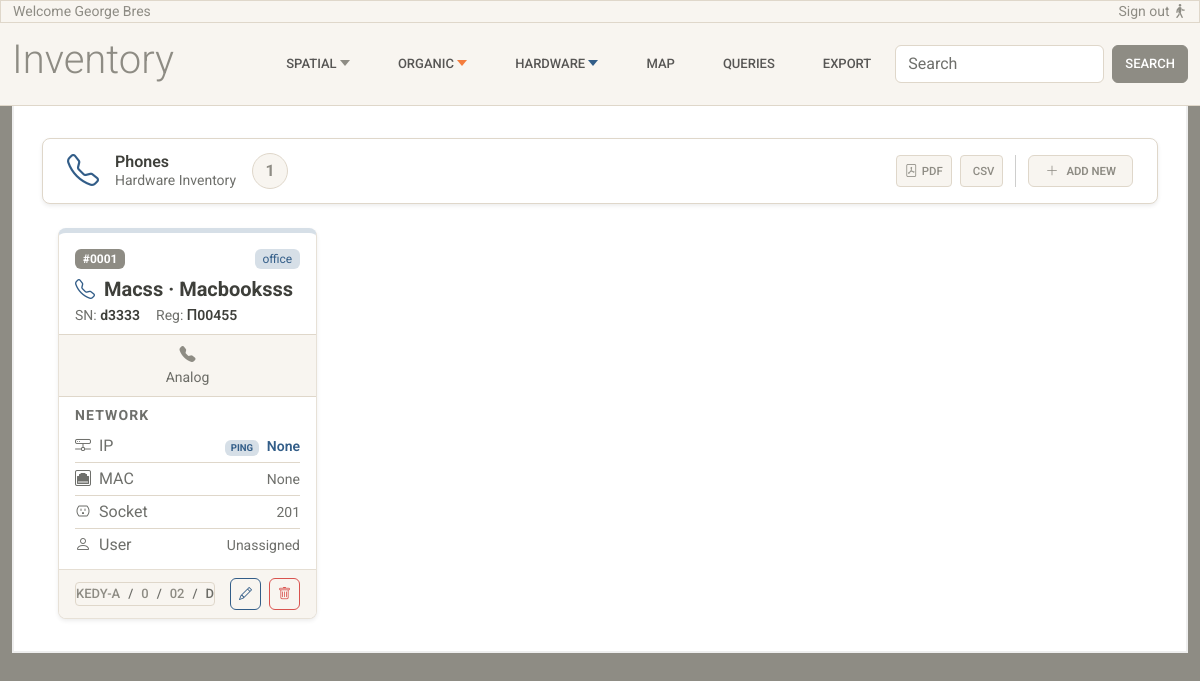
Page /phones/ on the committed database.
### inventory/models.py (models this page shows, shortened)
class Device(LifeCycle):
    USAGE_TYPE_CHOICES = [
        ("office", "Office"),
        ("laboratory", "Laboratory"),
        ("warehouse", "Warehouse"),
    ]
    brand = models.CharField(max_length=100)
    model = models.CharField(max_length=100, blank=True, null=True)
    serial = models.CharField(max_length=100, unique=True)
    registration_code = models.CharField(
        max_length=100,
        unique=True,
        blank=True,
        null=True
    )
    ip_address = models.CharField(max_length=100, blank=True, null=True, unique=True)
    mac_address = models.CharField(max_length=50, blank=True, null=True, unique=True)
    usage_type = models.CharField(max_length=20, choices=USAGE_TYPE_CHOICES)
    space = models.ForeignKey(
        Space,
        null=True,
        blank=True,
        on_delete=models.RESTRICT,
        related_name="devices",
        help_text="Space where this device is located (για κανονικά γραφεία/δωμάτια)"
    )
    common_area = models.ForeignKey(
        "CommonArea",
        null=True,
        blank=True,
        on_delete=models.RESTRICT,
        related_name="devices",
        help_text="Common area where this device is located (για διαδρόμους/κοινόχρηστους χώρους)"
    )
    socket = models.ForeignKey(
        Socket,
        null=True,
        blank=True,
        on_delete=models.SET_NULL,
        related_name="devices",
        help_text="Socket this device is plugged into (optional)"
    )
    class Meta:
        verbose_name = "Device"
        verbose_name_plural = "Devices"

class Phone(Device):
    device_label = "Phone"
    PHONE_TYPE_CHOICES = [
        ("analog", "Analog"),
        ("digital", "Digital"),
    ]
    phone_type = models.CharField(max_length=20, choices=PHONE_TYPE_CHOICES)

class LifeCycle(models.Model):
    is_active = models.BooleanField(default=True)
    valid_from = models.DateField(default=timezone.now)
    valid_to = models.DateField(null=True, blank=True)
    class Meta:
        abstract = True

class Device(LifeCycle):
    USAGE_TYPE_CHOICES = [
        ("office", "Office"),
        ("laboratory", "Laboratory"),
        ("warehouse", "Warehouse"),
    ]
    brand = models.CharField(max_length=100)
    model = models.CharField(max_length=100, blank=True, null=True)
    serial = models.CharField(max_length=100, unique=True)
    registration_code = models.CharField(
        max_length=100,
        unique=True,
        blank=True,
        null=True
    )
    ip_address = models.CharField(max_length=100, blank=True, null=True, unique=True)
    mac_address = models.CharField(max_length=50, blank=True, null=True, unique=True)
    usage_type = models.CharField(max_length=20, choices=USAGE_TYPE_CHOICES)
    space = models.ForeignKey(
        Space,
        null=True,
        blank=True,
        on_delete=models.RESTRICT,
        related_name="devices",
        help_text="Space where this device is located (για κανονικά γραφεία/δωμάτια)"
    )
    common_area = models.ForeignKey(
        "CommonArea",
        null=True,
        blank=True,
        on_delete=models.RESTRICT,
        related_name="devices",
        help_text="Common area where this device is located (για διαδρόμους/κοινόχρηστους χώρους)"
    )
    socket = models.ForeignKey(
        Socket,
        null=True,
        blank=True,
        on_delete=models.SET_NULL,
        related_name="devices",
        help_text="Socket this device is plugged into (optional)"
    )
    class Meta:
        verbose_name = "Device"
        verbose_name_plural = "Devices"

class Socket(LifeCycle):
    socket_code = models.CharField(
        max_length=50,
        help_text="Unique identifier for the socket."
    )
    space = models.ForeignKey(
        Space,
        on_delete=models.RESTRICT,
        related_name="sockets"
    )
    def __str__(self):
        return self.socket_code

class Space(LifeCycle):
    room = models.ForeignKey(
        Room,
        on_delete=models.RESTRICT,
        related_name="spaces"
    )
    name = models.CharField(max_length=100)
    position_index = models.PositiveIntegerField()
    objects = SpaceManager()
    class Meta:
        ordering = ["position_index"]
        unique_together = (
            ("room", "position_index"),
        )
        constraints = [
            models.UniqueConstraint(
                Lower("name"), "room",
                name="unique_space_name_per_room_ci"
            )
        ]
    @property
    def floor(self):
        return self.room.floor
    @property
    def building(self):
        return self.room.floor.building
    def __str__(self):
        return f"{self.name}"

class Room(LifeCycle):
    floor = models.ForeignKey(
        Floor,
        on_delete=models.RESTRICT,
        related_name="rooms"
    )
    room_code = models.CharField(max_length=50)
    objects = RoomManager()
    class Meta:
        unique_together = ("floor", "room_code")
    def __str__(self):
        return self.room_code

class Floor(LifeCycle):
    building = models.ForeignKey(
        Building,
        on_delete=models.RESTRICT,
        related_name="floors"
    )
    floor_number = models.IntegerField()
    class Meta:
        unique_together = ("building", "floor_number")
        constraints = [
            models.CheckConstraint(
                condition=models.Q(floor_number__gte=-2),
                name="floor_number_min_minus_2",
                violation_error_message="Ο αριθμός ορόφου δεν μπορεί να είναι μικρότερος του -2."
            )
        ]
    def __str__(self):
        return f"{self.floor_number}"

class Building(LifeCycle):
    area = models.ForeignKey(
        Area,
        on_delete=models.RESTRICT,
        related_name="buildings"
    )
    name = models.CharField(max_length=150)
    address = models.CharField(max_length=250, blank=True, null=True)
    def __str__(self):
        return self.name

### inventory/views.py (the view)
# urls.py: path('phones/', views.phones_list, name='phones-list'),
def phones_list(request):
    phones = Phone.objects.select_related('space__room__floor__building__area__city').prefetch_related(
        'device_ptr__assignments__user',
    )
    return render(request, 'inventory/phones-list.html', {'phones': phones})

### inventory/templates/inventory/phones-list.html (shortened to what this page needs)
{% extends 'inventory/base.html' %}
{% load static %}
{% block content %}
<div class="container-fluid">
  <nav class="navbar bg-white border shadow-sm sticky-top px-4 mb-4 rounded-3" style="z-index: 900;">
    <div class="d-flex align-items-center gap-3">
      <i class="bi bi-telephone fs-2 text-primary"></i>
      <div class="d-flex flex-column lh-sm">
        <span class="fw-semibold text-dark">Phones</span>
        <span class="text-muted small">Hardware Inventory</span>
      </div>
      <span
        class="d-flex align-items-center justify-content-center rounded-circle bg-light border text-secondary fw-bold fs-6"
        style="width: 36px; height: 36px;">
        {{ phones|length }}
      </span>
    </div>
    <div class="d-flex align-items-center gap-2 ms-auto">
      <a href="#" class="btn btn-sm btn-light border text-secondary d-flex align-items-center gap-1">
        <i class="bi bi-file-pdf"></i>
        <span class="small">PDF</span>
      </a>
      <a href="#" class="btn btn-sm btn-light border text-secondary d-flex align-items-center gap-1">
        <span class="small">CSV</span>
      </a>
      <a href="#" class="btn btn-sm btn-light border text-secondary rounded d-flex align-items-center gap-2 px-3">
        <i class="bi bi-plus-lg"></i>
        <span class="small fw-semibold">Add New</span>
      </a>
    </div>
  </nav>
  <div class="px-3">
    <div class="row g-3" data-masonry='{"percentPosition": true, "horizontalOrder": true}'>
      {% for phone in phones %}
      <div class="col-12 col-sm-6 col-md-4 col-lg-3">
        {% if phone.usage_type == "office" %}
        <div class="card shadow-sm rounded-3 overflow-hidden"
          style="border-top: 5px solid var(--bs-primary-bg-subtle);">
        {% elif phone.usage_type == "laboratory" %}
        <div class="card shadow-sm rounded-3 overflow-hidden"
          style="border-top: 5px solid var(--bs-success-bg-subtle);">
        {% else %}
        <div class="card shadow-sm rounded-3 overflow-hidden"
          style="border-top: 5px solid var(--bs-secondary-bg-subtle);">
        {% endif %}
          <div class="card-body pb-2">
            <div class="d-flex justify-content-between align-items-center mb-2">
              <span class="badge bg-secondary">#{{ forloop.counter|stringformat:"04d" }}</span>
              {% if phone.usage_type == "office" %}
              <span class="badge bg-primary-subtle text-primary fw-normal">{{ phone.usage_type }}</span>
              {% elif phone.usage_type == "laboratory" %}
              <span class="badge bg-success-subtle text-success fw-normal">{{ phone.usage_type }}</span>
              {% else %}
              <span class="badge bg-secondary-subtle text-secondary fw-normal">{{ phone.usage_type }}</span>
              {% endif %}
            </div>
            <h6 class="fw-bold fs-5 mb-1">
              <i class="bi bi-telephone me-1 text-primary"></i>
              {{ phone.brand|capfirst }} · {{ phone.model|capfirst }}
            </h6>
            <div class="d-flex gap-3 small text-muted">
              <span>SN: <span class="fw-semibold text-dark">{{ phone.serial }}</span></span>
              <span>Reg: <span class="fw-semibold text-dark">{{ phone.registration_code }}</span></span>
            </div>
          </div>
          <div class="d-flex justify-content-around align-items-center bg-light py-2 border-top border-bottom">
            <div class="text-center">
              {% if phone.phone_type == "analog" %}
              <div class="fw-bold"><i class="bi bi-telephone-fill text-secondary"></i></div>
              {% else %}
              <div class="fw-bold"><i class="bi bi-telephone-fill text-primary"></i></div>
              {% endif %}
              <div class="text-muted small">{{ phone.get_phone_type_display }}</div>
            </div>
          </div>
          <div class="card-body py-2">
            <p class="text-uppercase text-muted fw-bold mb-1 small" style="letter-spacing:.08em;">Network</p>
            <div class="d-flex justify-content-between align-items-center py-1 border-bottom">
              <span class="text-muted d-flex align-items-center gap-2"><i class="bi bi-hdd-network"></i> IP</span>
              <a href="http://{{ phone.ip_address }}" target="_blank"
                class="small text-decoration-none text-primary fw-semibold">
                <span class="badge bg-primary-subtle text-primary me-1" style="font-size:.6rem;">PING</span>
                {{ phone.ip_address }}
              </a>
            </div>
            <div class="d-flex justify-content-between align-items-center py-1 border-bottom">
              <span class="text-muted d-flex align-items-center gap-2"><i class="bi bi-ethernet"></i> MAC</span>
              <span class="text-muted small">{{ phone.mac_address }}</span>
            </div>
            <div class="d-flex justify-content-between align-items-center py-1 border-bottom">
              <span class="text-muted d-flex align-items-center gap-2"><i class="bi bi-outlet"></i> Socket</span>
              <span class="text-muted small">{{ phone.socket }}</span>
            </div>
            <div class="d-flex justify-content-between align-items-center py-1">
              <span class="text-muted d-flex align-items-center gap-2"><i class="bi bi-person"></i> User</span>
              <span class="small fw-semibold">
                {% for assignment in phone.device_ptr.assignments.all %}
                {{ assignment.user.name }} {{ assignment.user.surname }}
                {% empty %}
                <span class="text-muted fw-normal">Unassigned</span>
                {% endfor %}
              </span>
            </div>
          </div>
          <div class="card-footer bg-light d-flex justify-content-between align-items-center py-2">
            <nav aria-label="breadcrumb">
              <ol class="breadcrumb m-0 p-0 small">
                {% if phone.space %}
                <li class="breadcrumb-item">
                  <a class="text-secondary text-decoration-none">{{ phone.space.building }}</a>
                </li>
                <li class="breadcrumb-item">
                  <a class="text-secondary text-decoration-none">{{ phone.space.floor }}</a>
                </li>
                <li class="breadcrumb-item">
                  <a class="text-secondary text-decoration-none">{{ phone.space.room }}</a>
                </li>
                <li class="breadcrumb-item active">{{ phone.space }}</li>
                {% elif phone.common_area %}
                <li class="breadcrumb-item active">{{ phone.common_area }}</li>
                {% endif %}
              </ol>
            </nav>
            <div class="d-flex gap-2">
              <button class="btn btn-sm btn-outline-primary rounded-2 py-1 px-2"><i class="bi bi-pencil"></i></button>
              <button class="btn btn-sm btn-outline-danger rounded-2 py-1 px-2"><i class="bi bi-trash"></i></button>
            </div>
          </div>
        </div>
      </div>
      {% endfor %}
    </div>
  </div>
</div>
{% endblock %}

### inventory/static/inventory/css/base.css (style rules this page uses)
body { padding-top: 0px; }
.card { border-radius: 0.5rem; }

### rows in the picture
Phone: usage_type "office", brand "Macss", model "Macbooksss", serial "d3333", registration_code "Π00455", phone_type "Analog", ip_address "None", mac_address "None", socket "201", space.building "KEDY-A", space.floor "0", space.room "02", space "D"

### other values in the picture
{{ phones|length }} "1"
